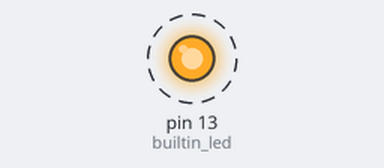
A sketch run on a simulated Arduino Uno, built with avr-gcc and run on an emulated ATmega328P. Parts: output pins drawn as LEDs (lit = HIGH). Dashed ring = blinking.

Above: at 0.5 s.
Timing chart, 0 to 4.6 s (numbered marks = the images above):
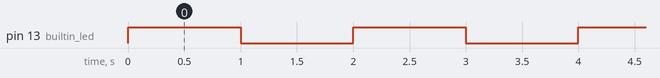

The sketch:

blink-builtin-led.ino
```cpp
int builtin_led = 13; // A variable named "builtin_led" is defined and assigned the value "13".

void setup() {
  pinMode(builtin_led, OUTPUT); // The variable "builtin_led" is assigned as output pin. Since "13" is defined in the "builtin_led" variable, this corresponds to pin 13 in "pinMode", i.e. the builtin LED.
}

void loop() { // The loop is started in the "voild loop".
  digitalWrite(builtin_led, 1); // LED is turned on.
  delay(1000); // 1 second delay.
  digitalWrite(builtin_led,0); // LED is turned off.
  delay(1000); // 1 second delay.
}
```

Measured:
- by itself, pin 13 (builtin_led): alternates HIGH for 1.0 s and LOW for 1.0 s
